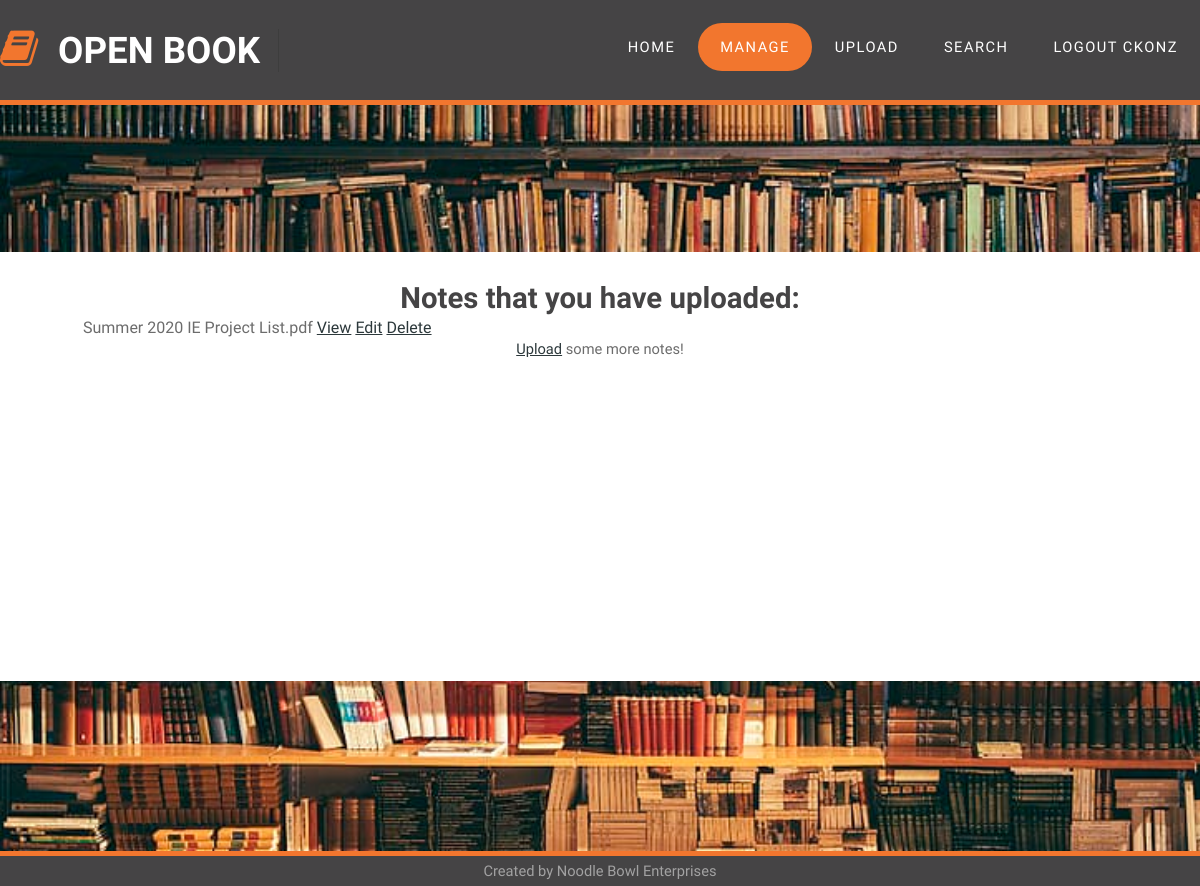
Page /list.html (signed in) on the earlier database version.
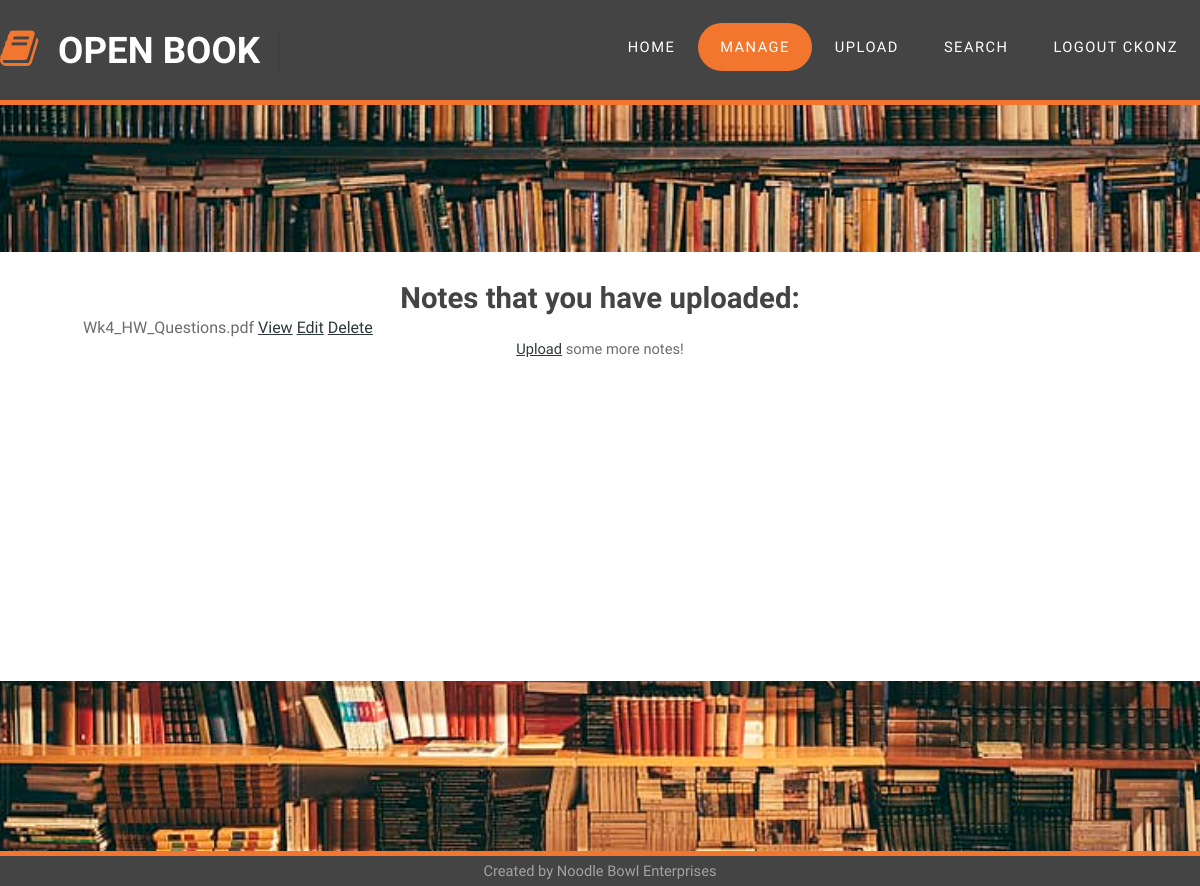
Same page on the later database version.
### app.py (models this page shows, shortened)
class Note(db.Model):
    id = db.Column(db.Integer, primary_key=True)
    filename = db.Column(db.String(256), nullable=False)
    filehash = db.Column(db.String(128), nullable=False, unique=True)
    tags = db.Column(db.Text())
    user_id = db.Column(db.Integer, db.ForeignKey('user.id'), nullable=False)

### app.py (the view)
@app.route('/list.html')
def list_notes():
    if session.get('logged_in'):
        current_user = User.query.get(session['logged_in'])
        return render_template('list.html', notes=current_user.notes, page='list')
    flash('You need to be logged in to view this!')
    return redirect(url_for('login'))

### templates/list.html
{% extends 'base.html' %}
{% block pageContent %}
<div id="page" class="container">
    {% if notes|length == 0 %}
    <h1>You have no notes yet! <a href="upload.html">Upload</a> some now!</h1>
    {% else %}
    <h1>Notes that you have uploaded:</h1>
    <table style="float: center; padding-left: 5em;">
        {% for note in notes %}
        <tr>
            <td>{{note.filename}}</td>
            <td><a target="_blank" href="view/{{note.filehash}}">View</a></td>
            <td><a target="_blank" href="edit/{{note.filehash}}">Edit</a></td>
            <td><a href="delete/{{note.filehash}}">Delete</a></td>
        </tr>
        {% endfor %}
    </table>
    <a href="upload.html">Upload</a> some more notes!
    {% endif %}
</div>
{% endblock %}

Differences in the rows shown:
no longer on this page (row edited): Note: filename "Summer 2020 IE Project List.pdf"
now on this page (row edited): Note: filename "Wk4_HW_Questions.pdf"
